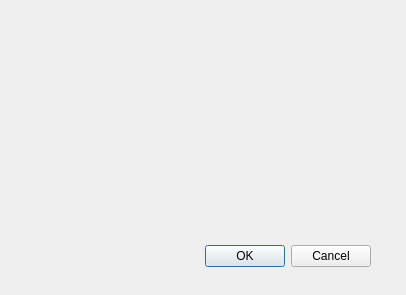
<?xml version="1.0" encoding="UTF-8"?>
<ui version="4.0">
 <class>Dialog</class>
 <widget class="QDialog" name="Dialog">
  <property name="geometry">
   <rect>
    <x>0</x>
    <y>0</y>
    <width>406</width>
    <height>295</height>
   </rect>
  </property>
  <property name="windowTitle">
   <string>Dialog</string>
  </property>
  <widget class="QDialogButtonBox" name="buttonBox">
   <property name="geometry">
    <rect>
     <x>30</x>
     <y>240</y>
     <width>341</width>
     <height>32</height>
    </rect>
   </property>
   <property name="orientation">
    <enum>Qt::Horizontal</enum>
   </property>
   <property name="standardButtons">
    <set>QDialogButtonBox::Cancel|QDialogButtonBox::Ok</set>
   </property>
  </widget>
  <widget class="QLabel" name="label">
   <property name="geometry">
    <rect>
     <x>30</x>
     <y>20</y>
     <width>351</width>
     <height>191</height>
    </rect>
   </property>
   <property name="text">
    <string/>
   </property>
  </widget>
 </widget>
 <resources/>
 <connections>
  <connection>
   <sender>buttonBox</sender>
   <signal>accepted()</signal>
   <receiver>Dialog</receiver>
   <slot>accept()</slot>
   <hints>
    <hint type="sourcelabel">
     <x>248</x>
     <y>254</y>
    </hint>
    <hint type="destinationlabel">
     <x>157</x>
     <y>274</y>
    </hint>
   </hints>
  </connection>
  <connection>
   <sender>buttonBox</sender>
   <signal>rejected()</signal>
   <receiver>Dialog</receiver>
   <slot>reject()</slot>
   <hints>
    <hint type="sourcelabel">
     <x>316</x>
     <y>260</y>
    </hint>
    <hint type="destinationlabel">
     <x>286</x>
     <y>274</y>
    </hint>
   </hints>
  </connection>
 </connections>
</ui>
